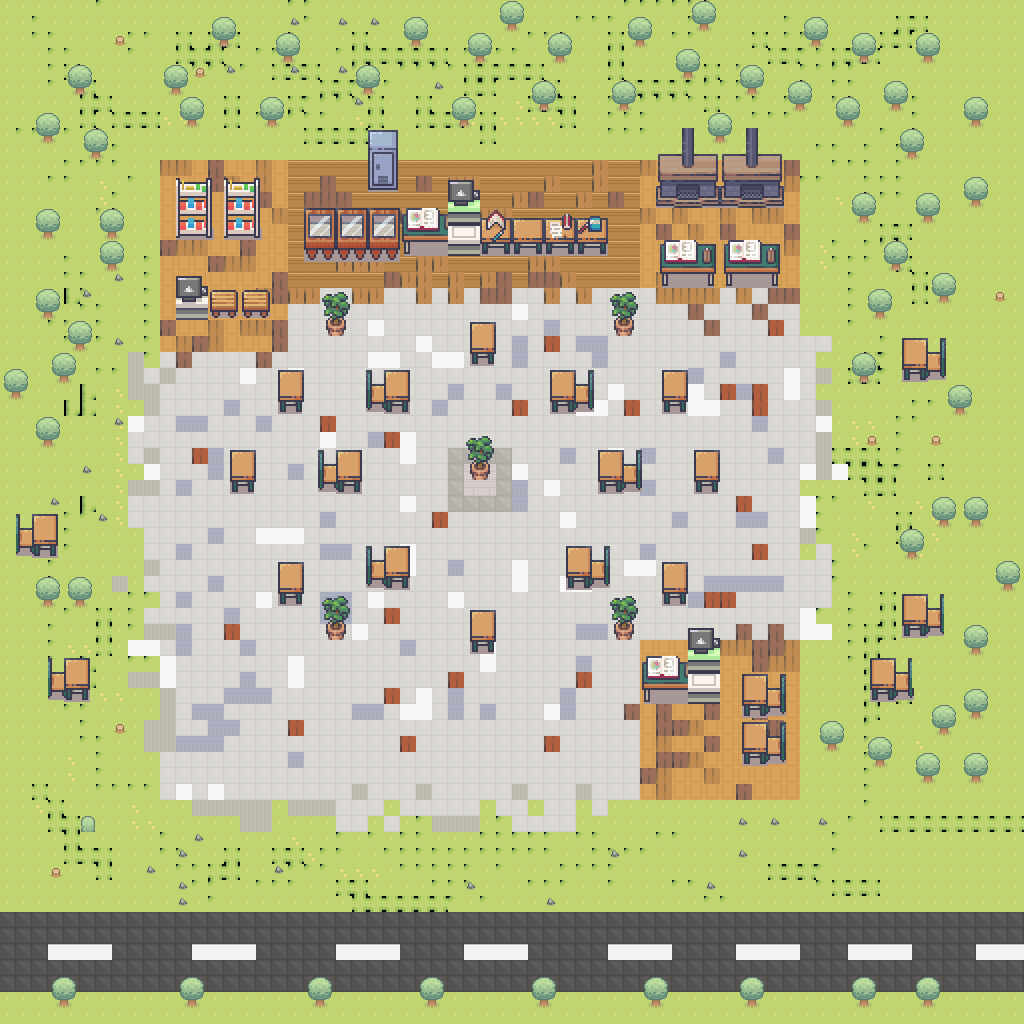

A level layout from a 2D game, rendered from its tile map. Below: a short description, then the map file with tile-grid data replaced by summaries:
An orthogonal 64x64 tile map with 16x16 px tiles, 4 tile layers (background, Tile Layer 1, things above c2, trees), 5 tilesets.

<map version="1.8" tiledversion="1.8.2" orientation="orthogonal" renderorder="right-down" width="64" height="64" tilewidth="16" tileheight="16" infinite="0" nextlayerid="14" nextobjectid="1">
 <tileset firstgid="1" source="Resources/pixelinterior_LRK_v1.1/floorswalls_LRK.tsx" />
 <tileset firstgid="225" source="Resources/Interiors_free_32x32.tsx" />
 <tileset firstgid="5921" source="Resources/Tileset_32x32_16.tsx" />
 <tileset firstgid="6593" source="Resources/Grass.tsx" />
 <tileset firstgid="6670" source="Resources/Basic_Grass_Biom_things.tsx" />
 <layer id="12" name="background" width="64" height="64" locked="1">
  <data>[4096 cells, 4096 non-empty, 5 distinct tile ids]</data>
 </layer>
 <layer id="1" name="Tile Layer 1" width="64" height="64" locked="1">
  <data>[4096 cells, 2060 non-empty, 25 distinct tile ids]</data>
 </layer>
 <layer id="11" name="things above c2" width="64" height="64">
  <data>[4096 cells, 389 non-empty, 149 distinct tile ids]</data>
 </layer>
 <layer id="13" name="trees" width="64" height="64" locked="1">
  <data>[4096 cells, 305 non-empty, 7 distinct tile ids]</data>
 </layer>
</map>
